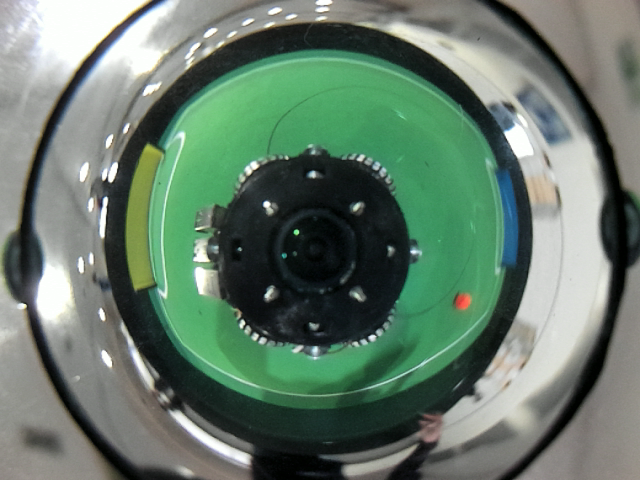
#> input picture img/109.png, 640 x 480 px
$ python ColorFinder.py
#> lines starting #> are read from the running program, lines starting #| are printed output that depends on the picture; after the words box and inside, x2 and y2 are one past the last pixel; in counts of white or black regions, pixels touching at a corner belong together
### Utility.py
import cv2
import numpy as np
import Values as val
import math


# [34 lines left out: functions load_test_image, show_test_image, unwrap, not called in this run]


def drawCross(img, x_middle, y_middle, size=50, color=(0, 0, 0), line_strength=1, angle=0):
    """
    Returns an image with a marker at an x, y value.

    :param Any img: Image to draw on
    :param int x_middle: Where the marker should be drawn on the x-axis
    :param int y_middle: Where the marker should be drawn on the y-axis
    :param int size: SIze the marker should have
    :param tuple color: Color the marker should have
    :param int line_strength: Strength the marker should have
    :return: image with marker
    """

    x_pt1 = [int(x_middle - size / 2), int(y_middle)]
    x_pt2 = [int(x_middle + size / 2), int(y_middle)]
    y_pt1 = [int(x_middle), int(y_middle - size / 2)]
    y_pt2 = [int(x_middle), int(y_middle + size / 2)]
    cv2.line(img, x_pt1, x_pt2, color, line_strength)
    cv2.line(img, y_pt1, y_pt2, color, line_strength)
    if angle != None:
        cv2.putText(img, f'{math.floor(angle)}deg', (int(x_middle - (size / 2)), y_middle - 20), cv2.FONT_HERSHEY_SIMPLEX, 1, color)
    return img


# [92 lines left out: functions scrollImage, drawRobotMiddleCross, drawTriangle, drawTriangle, not called in this run]

### ColorFinder.py
import cv2
import numpy as np
import Utility as ut
import Values as val

VALS = val.GOAL_B_COLOR
PATH = "img/109.png"


def empty(i):
    pass


cv2.namedWindow("Trackbars")
cv2.resizeWindow("Trackbars", 640, 240)
cv2.createTrackbar("Blue min", "Trackbars", VALS[0][0], 255, empty)
cv2.createTrackbar("Blue max", "Trackbars", VALS[1][0], 255, empty)
cv2.createTrackbar("Green min", "Trackbars", VALS[0][1], 255, empty)
cv2.createTrackbar("Green max", "Trackbars", VALS[1][1], 255, empty)
cv2.createTrackbar("Red min", "Trackbars", VALS[0][2], 255, empty)
cv2.createTrackbar("Red max", "Trackbars", VALS[1][2], 255, empty)

while True:

    img = cv2.imread(PATH)
#> img is the input picture: shape (480, 640, 3); mean B, G, R 107, 122.5, 101.5

    b_min = cv2.getTrackbarPos("Blue min", "Trackbars")
    b_max = cv2.getTrackbarPos("Blue max", "Trackbars")
    g_min = cv2.getTrackbarPos("Green min", "Trackbars")
    g_max = cv2.getTrackbarPos("Green max", "Trackbars")
    r_min = cv2.getTrackbarPos("Red min", "Trackbars")
    r_max = cv2.getTrackbarPos("Red max", "Trackbars")

    lower = np.array([b_min, g_min, r_min])
    upper = np.array([b_max, g_max, r_max])

    mask = cv2.inRange(img, lower, upper)
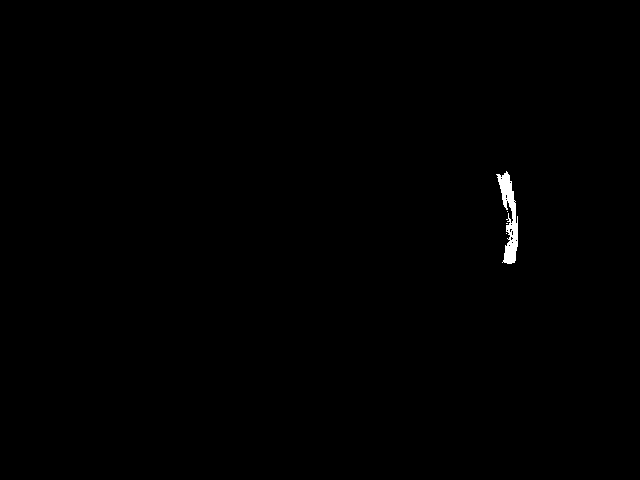
#> mask: shape (480, 640); 0.3% white; 4 white regions (3 under 20 px), largest, box (x1, y1, x2, y2) and area: (496, 171, 518, 264) 918
    result = cv2.bitwise_and(img, img, mask=mask)
    x, y, w, h = cv2.boundingRect(mask)
#> x = 496; y = 171; w = 22; h = 93
    rect = cv2.rectangle(result.copy(), (x, y), (x + w, y + h), (255, 255, 0), 1)
    rect2 = cv2.rectangle(img.copy(), (x, y), (x + w, y + h), (255, 255, 0), 1)
    x_m = x + w / 2
#> x_m = 507
    y_m = y + h / 2
#> y_m = 217.5

    x1 = [int(x_m - w / 2), int(y_m)]
#> x1 = [496, 217]
    x2 = [int(x_m + w / 2), int(y_m)]
#> x2 = [518, 217]
    y1 = [int(x_m), int(y_m - h / 2)]
#> y1 = [507, 171]
    y2 = [int(x_m), int(y_m + h / 2)]
#> y2 = [507, 264]

    cv2.line(rect2, x1, x2, (255, 255, 0), 1)
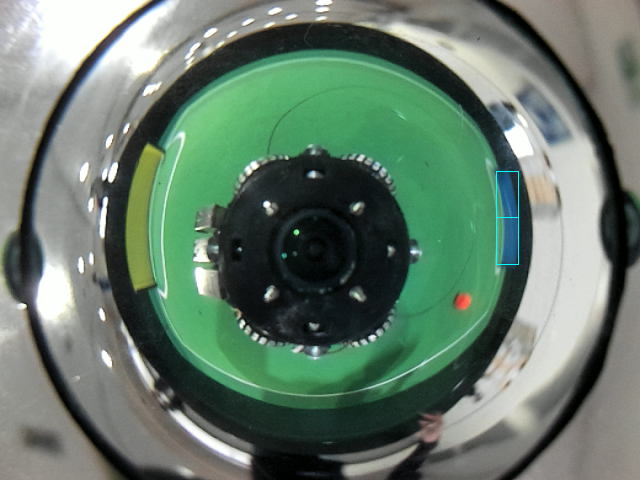
#> rect2: shape (480, 640, 3); mean B, G, R 107.1, 122.6, 101.4
    cv2.line(rect2, y1, y2, (255, 255, 0), 1)
#> rect2: shape (480, 640, 3); 0.03% of pixels changed, all inside (x1, y1, x2, y2) = (507, 172, 508, 264)

    cv2.line(rect, x1, x2, (255, 255, 0), 1)
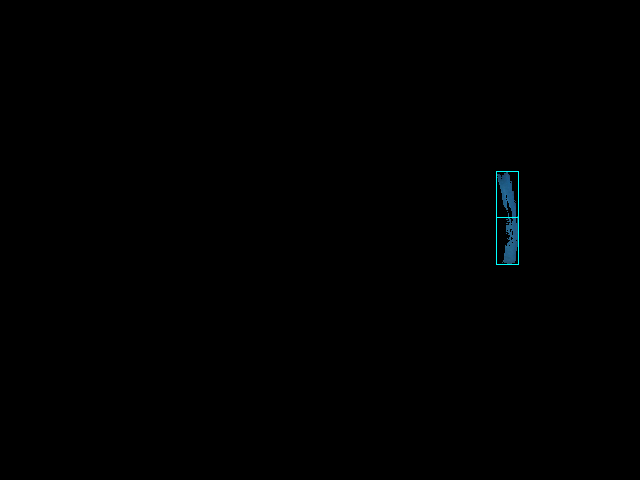
#> rect: shape (480, 640, 3); mean B, G, R 0.6, 0.5, 0.1
    cv2.line(rect, y1, y2, (255, 255, 0), 1)

    print(f"Middle: x = {x + w / 2} | y = {y + h / 2}")
#| Middle: x = 507.0 | y = 217.5

    ut.drawCross(rect2, x_middle=int(val.CENTER_IMAGE[0]), y_middle=int(val.CENTER_IMAGE[1]), color=(0, 255, 0),
                 line_strength=2)
    ut.drawCross(mask, x_middle=int(val.CENTER_IMAGE[0]), y_middle=int(val.CENTER_IMAGE[1]), color=(0, 255, 0),
                 line_strength=2)
    ut.drawCross(rect, x_middle=int(val.CENTER_IMAGE[0]), y_middle=int(val.CENTER_IMAGE[1]), color=(0, 255, 0),
                 line_strength=2)
    ut.drawCross(rect2, x_middle=int(x_m), y_middle=int(y_m), color=(0, 0, 255), line_strength=2)
    ut.drawCross(mask, x_middle=int(x_m), y_middle=int(y_m), color=(0, 0, 255), line_strength=2)
#> in drawCross (call 5), `cv2.line(img, x_pt1, x_pt2, color, line_strength)`: img: shape (480, 640); 0.29% white; 7 white regions (5 under 20 px), largest, box (x1, y1, x2, y2) and area: (502, 219, 518, 264) 456, (496, 171, 516, 216) 438
#> in drawCross (call 5), `cv2.line(img, y_pt1, y_pt2, color, line_strength)`: img: shape (480, 640); 0.27% white; 2 white regions, box (x1, y1, x2, y2) and area: (502, 219, 518, 264) 428, (496, 171, 516, 216) 401
#> in drawCross (call 5), `cv2.putText(img, f'{math.floor(angle)}deg', (int(x_middle - (size / 2)..`: img: shape (480, 640); 0.26% white; 2 white regions, box (x1, y1, x2, y2) and area: (502, 219, 518, 264) 428, (496, 171, 516, 216) 380
    ut.drawCross(rect, x_middle=int(x_m), y_middle=int(y_m), color=(0, 0, 255), line_strength=2)
#> in drawCross (call 6), `cv2.putText(img, f'{math.floor(angle)}deg', (int(x_middle - (size / 2)..`:
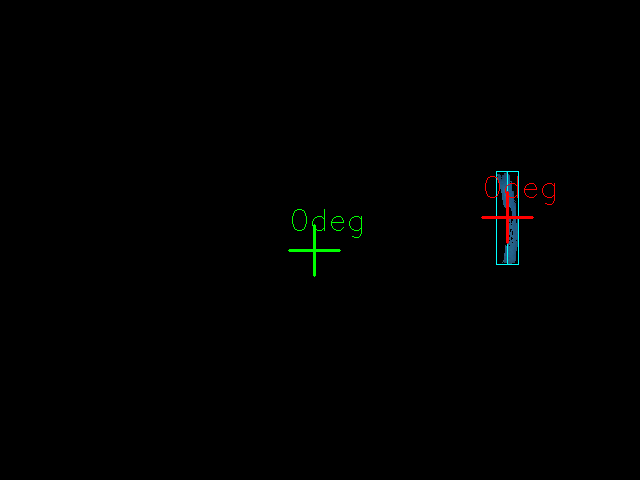
#> img: shape (480, 640, 3); mean B, G, R 0.5, 0.9, 0.5

    cv2.imshow("BGR", rect2)
    cv2.imshow("MASK", mask)
    cv2.imshow("RES", rect)

    if cv2.waitKey(1) & 0xFF == ord("q"):
#> (key q is pressed here)
        break

$ run again, with img/240.png copied over img/109.png
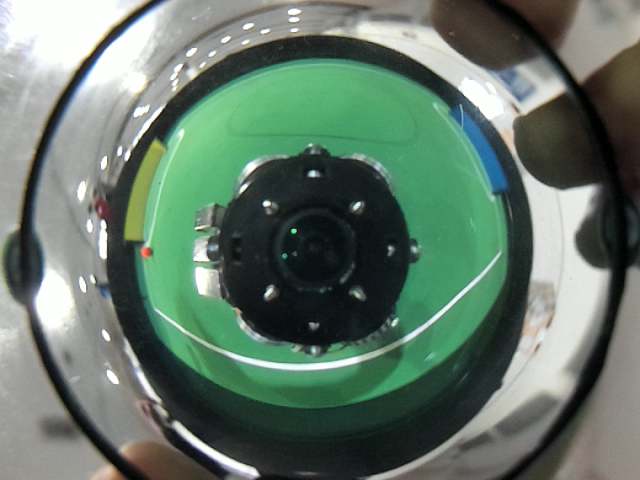
#> input picture img/240.png, 640 x 480 px
#> img is the input picture: shape (480, 640, 3); mean B, G, R 106.1, 119.8, 100
#> `mask = cv2.inRange(img, lower, upper)`:
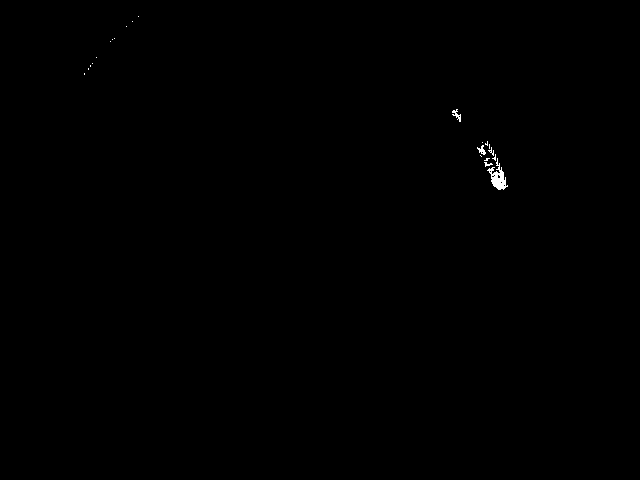
#> mask: shape (480, 640); 0.15% white; 22 white regions (18 under 20 px), largest, box (x1, y1, x2, y2) and area: (487, 158, 508, 190) 271, (452, 109, 461, 122) 49, (477, 145, 486, 155) 43, (484, 162, 493, 167) 21
#> x = 84; y = 16; w = 424; h = 174
#> x_m = 296
#> y_m = 103
#> x1 = [84, 103]
#> x2 = [508, 103]
#> y1 = [296, 16]
#> y2 = [296, 190]
#| Middle: x = 296.0 | y = 103.0
#> in drawCross (call 6), `cv2.putText(img, f'{math.floor(angle)}deg', (int(x_middle - (size / 2)..`:
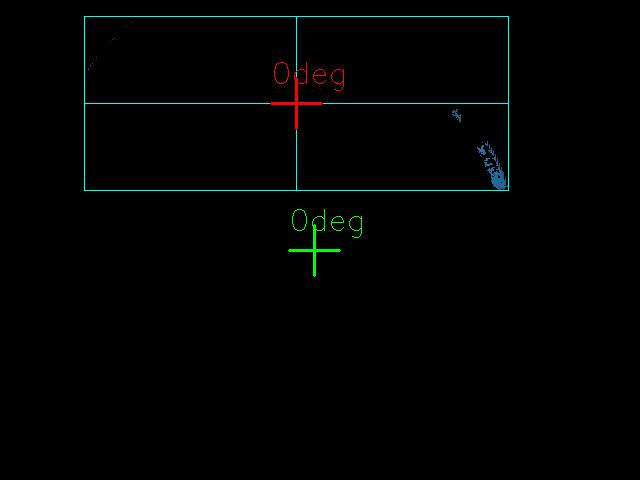
#> img: shape (480, 640, 3); mean B, G, R 1.6, 2, 0.5

$ run again, with img/264.png copied over img/109.png
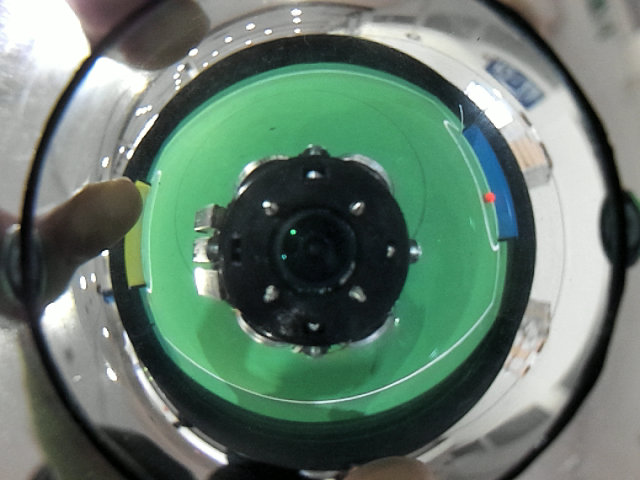
#> input picture img/264.png, 640 x 480 px
#> img is the input picture: shape (480, 640, 3); mean B, G, R 108.1, 121.4, 100.1
#> `mask = cv2.inRange(img, lower, upper)`:
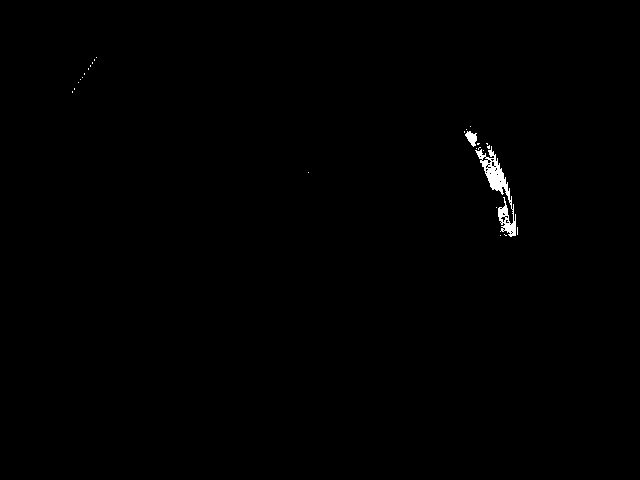
#> mask: shape (480, 640); 0.38% white; 27 white regions (25 under 20 px), largest, box (x1, y1, x2, y2) and area: (475, 146, 516, 237) 991, (465, 131, 477, 147) 113
#> x = 72; y = 57; w = 446; h = 180
#> x_m = 295
#> y_m = 147
#> x1 = [72, 147]
#> x2 = [518, 147]
#> y1 = [295, 57]
#> y2 = [295, 237]
#| Middle: x = 295.0 | y = 147.0
#> in drawCross (call 6), `cv2.putText(img, f'{math.floor(angle)}deg', (int(x_middle - (size / 2)..`:
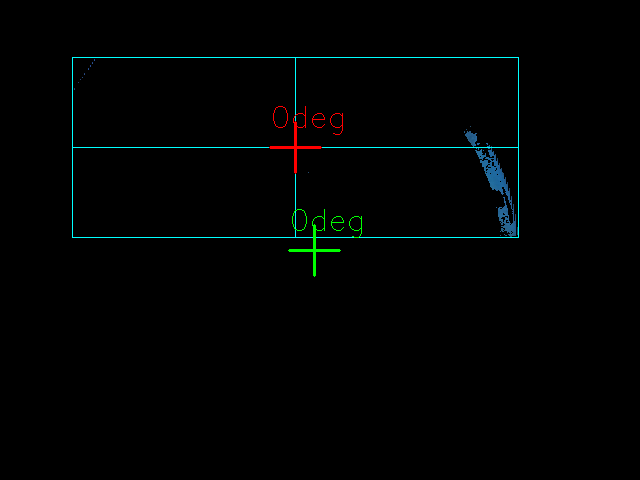
#> img: shape (480, 640, 3); mean B, G, R 2, 2.3, 0.6
